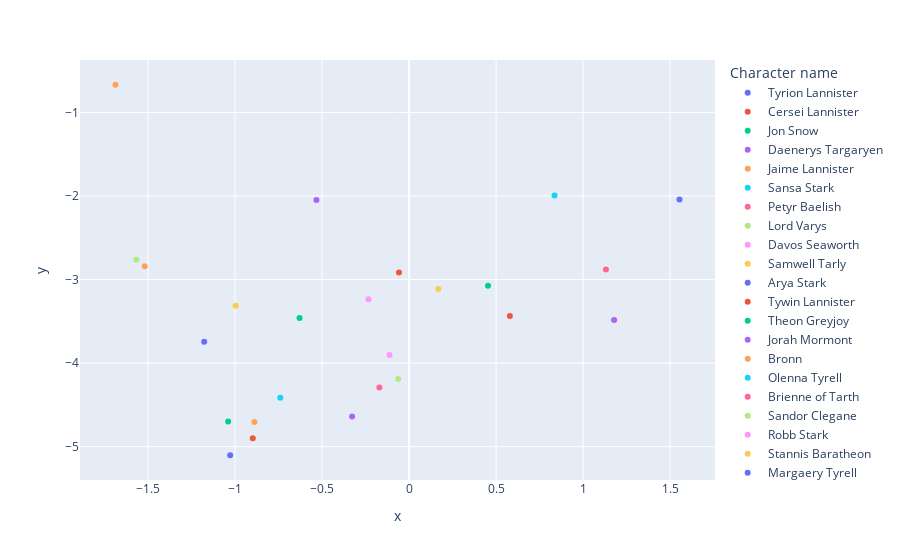

Notebook source saved alongside this figure:
### Code cell
import plotly.express as px
fig = px.scatter(new_df.head(25), x = "x", y="y", color="Character name")
fig.show()

### Figure 1 — Plotly figure (JSON) as saved in the notebook; plotly's stock layout.template omitted (floating-point values rounded to 4 significant figures)
{"data": [{"hovertemplate": "Character name=Tyrion Lannister<br>x=%{x}<br>y=%{y}<extra></extra>", "legendgroup": "Tyrion Lannister", "marker": {"color": "#636efa", "symbol": "circle"}, "mode": "markers", "name": "Tyrion Lannister", "orientation": "v", "showlegend": true, "type": "scatter", "x": [-1.028], "xaxis": "x", "y": [-5.103], "yaxis": "y"}, {"hovertemplate": "Character name=Cersei Lannister<br>x=%{x}<br>y=%{y}<extra></extra>", "legendgroup": "Cersei Lannister", "marker": {"color": "#EF553B", "symbol": "circle"}, "mode": "markers", "name": "Cersei Lannister", "orientation": "v", "showlegend": true, "type": "scatter", "x": [-0.8979], "xaxis": "x", "y": [-4.898], "yaxis": "y"}, {"hovertemplate": "Character name=Jon Snow<br>x=%{x}<br>y=%{y}<extra></extra>", "legendgroup": "Jon Snow", "marker": {"color": "#00cc96", "symbol": "circle"}, "mode": "markers", "name": "Jon Snow", "orientation": "v", "showlegend": true, "type": "scatter", "x": [-1.039], "xaxis": "x", "y": [-4.698], "yaxis": "y"}, {"hovertemplate": "Character name=Daenerys Targaryen<br>x=%{x}<br>y=%{y}<extra></extra>", "legendgroup": "Daenerys Targaryen", "marker": {"color": "#ab63fa", "symbol": "circle"}, "mode": "markers", "name": "Daenerys Targaryen", "orientation": "v", "showlegend": true, "type": "scatter", "x": [-0.3273], "xaxis": "x", "y": [-4.639], "yaxis": "y"}, {"hovertemplate": "Character name=Jaime Lannister<br>x=%{x}<br>y=%{y}<extra></extra>", "legendgroup": "Jaime Lannister", "marker": {"color": "#FFA15A", "symbol": "circle"}, "mode": "markers", "name": "Jaime Lannister", "orientation": "v", "showlegend": true, "type": "scatter", "x": [-0.8883], "xaxis": "x", "y": [-4.703], "yaxis": "y"}, {"hovertemplate": "Character name=Sansa Stark<br>x=%{x}<br>y=%{y}<extra></extra>", "legendgroup": "Sansa Stark", "marker": {"color": "#19d3f3", "symbol": "circle"}, "mode": "markers", "name": "Sansa Stark", "orientation": "v", "showlegend": true, "type": "scatter", "x": [-0.7396], "xaxis": "x", "y": [-4.413], "yaxis": "y"}, {"hovertemplate": "Character name=Petyr Baelish<br>x=%{x}<br>y=%{y}<extra></extra>", "legendgroup": "Petyr Baelish", "marker": {"color": "#FF6692", "symbol": "circle"}, "mode": "markers", "name": "Petyr Baelish", "orientation": "v", "showlegend": true, "type": "scatter", "x": [-0.1703], "xaxis": "x", "y": [-4.293], "yaxis": "y"}, {"hovertemplate": "Character name=Lord Varys<br>x=%{x}<br>y=%{y}<extra></extra>", "legendgroup": "Lord Varys", "marker": {"color": "#B6E880", "symbol": "circle"}, "mode": "markers", "name": "Lord Varys", "orientation": "v", "showlegend": true, "type": "scatter", "x": [-0.0622], "xaxis": "x", "y": [-4.19], "yaxis": "y"}, {"hovertemplate": "Character name=Davos Seaworth<br>x=%{x}<br>y=%{y}<extra></extra>", "legendgroup": "Davos Seaworth", "marker": {"color": "#FF97FF", "symbol": "circle"}, "mode": "markers", "name": "Davos Seaworth", "orientation": "v", "showlegend": true, "type": "scatter", "x": [-0.1119], "xaxis": "x", "y": [-3.904], "yaxis": "y"}, {"hovertemplate": "Character name=Samwell Tarly<br>x=%{x}<br>y=%{y}<extra></extra>", "legendgroup": "Samwell Tarly", "marker": {"color": "#FECB52", "symbol": "circle"}, "mode": "markers", "name": "Samwell Tarly", "orientation": "v", "showlegend": true, "type": "scatter", "x": [-0.9961], "xaxis": "x", "y": [-3.313], "yaxis": "y"}, {"hovertemplate": "Character name=Arya Stark<br>x=%{x}<br>y=%{y}<extra></extra>", "legendgroup": "Arya Stark", "marker": {"color": "#636efa", "symbol": "circle"}, "mode": "markers", "name": "Arya Stark", "orientation": "v", "showlegend": true, "type": "scatter", "x": [-1.177], "xaxis": "x", "y": [-3.745], "yaxis": "y"}, {"hovertemplate": "Character name=Tywin Lannister<br>x=%{x}<br>y=%{y}<extra></extra>", "legendgroup": "Tywin Lannister", "marker": {"color": "#EF553B", "symbol": "circle"}, "mode": "markers", "name": "Tywin Lannister", "orientation": "v", "showlegend": true, "type": "scatter", "x": [0.5794], "xaxis": "x", "y": [-3.437], "yaxis": "y"}, {"hovertemplate": "Character name=Theon Greyjoy<br>x=%{x}<br>y=%{y}<extra></extra>", "legendgroup": "Theon Greyjoy", "marker": {"color": "#00cc96", "symbol": "circle"}, "mode": "markers", "name": "Theon Greyjoy", "orientation": "v", "showlegend": true, "type": "scatter", "x": [-0.6289], "xaxis": "x", "y": [-3.46], "yaxis": "y"}, {"hovertemplate": "Character name=Jorah Mormont<br>x=%{x}<br>y=%{y}<extra></extra>", "legendgroup": "Jorah Mormont", "marker": {"color": "#ab63fa", "symbol": "circle"}, "mode": "markers", "name": "Jorah Mormont", "orientation": "v", "showlegend": true, "type": "scatter", "x": [1.178], "xaxis": "x", "y": [-3.483], "yaxis": "y"}, {"hovertemplate": "Character name=Bronn<br>x=%{x}<br>y=%{y}<extra></extra>", "legendgroup": "Bronn", "marker": {"color": "#FFA15A", "symbol": "circle"}, "mode": "markers", "name": "Bronn", "orientation": "v", "showlegend": true, "type": "scatter", "x": [-1.519], "xaxis": "x", "y": [-2.84], "yaxis": "y"}, {"hovertemplate": "Character name=Olenna Tyrell<br>x=%{x}<br>y=%{y}<extra></extra>", "legendgroup": "Olenna Tyrell", "marker": {"color": "#19d3f3", "symbol": "circle"}, "mode": "markers", "name": "Olenna Tyrell", "orientation": "v", "showlegend": true, "type": "scatter", "x": [0.8361], "xaxis": "x", "y": [-1.995], "yaxis": "y"}, {"hovertemplate": "Character name=Brienne of Tarth<br>x=%{x}<br>y=%{y}<extra></extra>", "legendgroup": "Brienne of Tarth", "marker": {"color": "#FF6692", "symbol": "circle"}, "mode": "markers", "name": "Brienne of Tarth", "orientation": "v", "showlegend": true, "type": "scatter", "x": [1.131], "xaxis": "x", "y": [-2.879], "yaxis": "y"}, {"hovertemplate": "Character name=Sandor Clegane<br>x=%{x}<br>y=%{y}<extra></extra>", "legendgroup": "Sandor Clegane", "marker": {"color": "#B6E880", "symbol": "circle"}, "mode": "markers", "name": "Sandor Clegane", "orientation": "v", "showlegend": true, "type": "scatter", "x": [-1.567], "xaxis": "x", "y": [-2.764], "yaxis": "y"}, {"hovertemplate": "Character name=Robb Stark<br>x=%{x}<br>y=%{y}<extra></extra>", "legendgroup": "Robb Stark", "marker": {"color": "#FF97FF", "symbol": "circle"}, "mode": "markers", "name": "Robb Stark", "orientation": "v", "showlegend": true, "type": "scatter", "x": [-0.233], "xaxis": "x", "y": [-3.235], "yaxis": "y"}, {"hovertemplate": "Character name=Stannis Baratheon<br>x=%{x}<br>y=%{y}<extra></extra>", "legendgroup": "Stannis Baratheon", "marker": {"color": "#FECB52", "symbol": "circle"}, "mode": "markers", "name": "Stannis Baratheon", "orientation": "v", "showlegend": true, "type": "scatter", "x": [0.1684], "xaxis": "x", "y": [-3.112], "yaxis": "y"}, {"hovertemplate": "Character name=Margaery Tyrell<br>x=%{x}<br>y=%{y}<extra></extra>", "legendgroup": "Margaery Tyrell", "marker": {"color": "#636efa", "symbol": "circle"}, "mode": "markers", "name": "Margaery Tyrell", "orientation": "v", "showlegend": true, "type": "scatter", "x": [1.554], "xaxis": "x", "y": [-2.042], "yaxis": "y"}, {"hovertemplate": "Character name=Catelyn Stark<br>x=%{x}<br>y=%{y}<extra></extra>", "legendgroup": "Catelyn Stark", "marker": {"color": "#EF553B", "symbol": "circle"}, "mode": "markers", "name": "Catelyn Stark", "orientation": "v", "showlegend": true, "type": "scatter", "x": [-0.05768], "xaxis": "x", "y": [-2.916], "yaxis": "y"}, {"hovertemplate": "Character name=Eddard Stark<br>x=%{x}<br>y=%{y}<extra></extra>", "legendgroup": "Eddard Stark", "marker": {"color": "#00cc96", "symbol": "circle"}, "mode": "markers", "name": "Eddard Stark", "orientation": "v", "showlegend": true, "type": "scatter", "x": [0.4538], "xaxis": "x", "y": [-3.075], "yaxis": "y"}, {"hovertemplate": "Character name=Ramsay Snow<br>x=%{x}<br>y=%{y}<extra></extra>", "legendgroup": "Ramsay Snow", "marker": {"color": "#ab63fa", "symbol": "circle"}, "mode": "markers", "name": "Ramsay Snow", "orientation": "v", "showlegend": true, "type": "scatter", "x": [-0.5322], "xaxis": "x", "y": [-2.048], "yaxis": "y"}, {"hovertemplate": "Character name=Melisandre<br>x=%{x}<br>y=%{y}<extra></extra>", "legendgroup": "Melisandre", "marker": {"color": "#FFA15A", "symbol": "circle"}, "mode": "markers", "name": "Melisandre", "orientation": "v", "showlegend": true, "type": "scatter", "x": [-1.687], "xaxis": "x", "y": [-0.6683], "yaxis": "y"}], "layout": {"legend": {"title": {"text": "Character name"}, "tracegroupgap": 0}, "margin": {"t": 60}, "xaxis": {"anchor": "y", "domain": [0, 1], "title": {"text": "x"}}, "yaxis": {"anchor": "x", "domain": [0, 1], "title": {"text": "y"}}}}
